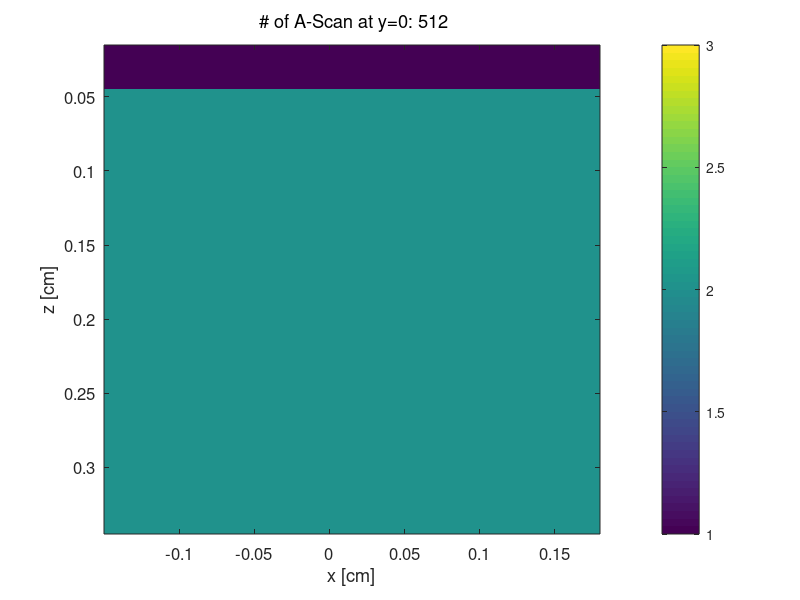

Reproduce this figure in MATLAB. (Note: this script raises an error after producing the figure.)
% make_Tissue_mergedcode_2layers_bloodvessel.m
% myname = skinvessel_mergedcode_2layers_b % name for files

%   Creates a cube of optical property pointers,T(y,x,z), saved in
%       myname_T.bin = a tissue structure file
%  
%   Also prepares a listing of the optical properties at chosen wavelength
%   [mua, mus, g], for each tissue type specified in myname_T.bin. 
%   This listing is saved in
%       myname_H.mci = the input file for use c code
%
%   Will generate a figure illustrating the tissue with its various
%   tissue types and the beam being launched.
%
%   Uses
%       make_TissueList_mergedcode_2layers_bloodvessel.m
%
%   To use, 
%       1. Prepare make_TissueList_mergedcode_2layers_bloodvessel.m
%       so that it contains the tissue types desired.
%       2. Specify the USER CHOICES.
%       2. Run this program, make_Tissue_mergedcode_2layers_bloodvessel.m
%
%   

clear
format compact
clc
home

%%% USER CHOICES %%%%%%%% <-------- You must set these parameters ------
SAVEON      = 1;        % 1 = save myname_T.bin, myname_H.mci 
                        % 0 = don't save. Just check the program.

cd('C:\Users\raphi\Documents\Doctorat\Uday simulation\data') % RMT files location
myname      = 'testing';%_2layers_bloodvessel';% name for files: myname_T.bin, myname_H.mci  
time_min    = 1;      	% RMT No longuer used time duration of the simulation [min] <----- run time -----
Nphotons    = 1e7;      % RMT Number of photons used in the simulation.
a_coef      = 0.9;      % RMT Biasing coefficient of the importance sampling
p           = 0.5;      % RMT Probability of additional bias scattering.
Ndetectors  = 800;      % RMT Number of detector in the simulation
cos_accept  = 0.99619;  % RMT Cosine of the accepted angle of photon being detected Bugged. Need to be added in the .c
det_radius  = 0.001;    % RMT Radius of the detector [cm] at the detector (warning, in the case of OCT, this would be the beam radius at the imaging lens) Need to be added in the .c
Nbins       = 11;    	% # of bins in each dimension of cube  Nbins     
binsize     = 0.03; 	% size of each bin, eg. [cm] binsize   

% Set Monte Carlo launch flags
mcflag      = 1;     	% launch: 0 = uniform beam, 1 = Gaussian, 2 = isotropic pt. 
                        % 3 = rectangular beam (use xfocus,yfocus for x,y halfwidths)
launchflag  = 0;        % 0 = let mcxyz.c calculate launch trajectory
                        % 1 = manually set launch vector.
boundaryflag = 2;       % 0 = no boundaries, 1 = escape at boundaries
                        % 2 = escape at surface only. No x, y, bottom z
                        % boundaries

% Sets position of source
xs          = 0;      	% x of source
ys          = 0;        % y of source
zs          = 0.0001;  	    % z of source zs  

% Set position of focus, so mcxyz can calculate launch trajectory
xfocus      = 0;        % set x,position of focus
yfocus      = 0;        % set y,position of focus
zfocus      = inf;    	% set z,position of focus (=inf for collimated beam)

% only used if mcflag == 0 or 1 or 3 (not 2=isotropic pt.)
radius      = 0.0100;   % 1/e radius of beam at tissue surface
waist       = 2.08e-3;  % 1/e2 radius of beam at focus

% only used if launchflag == 1 (manually set launch trajectory):
ux0         = 0.7;      % trajectory projected onto x axis
uy0         = 0.4;      % trajectory projected onto y axis
uz0         = sqrt(1 - ux0^2 - uy0^2); % such that ux^2 + uy^2 + uz^2 = 1
%%%%%%%%%%%%%%%%%%%%%%%%%


%%%%%%%%%% 
% Prepare Monte Carlo 
%%%

Nt = 3;

muav(1)  = 0.001;
musv(1)  = 0.001;
gv(1)    = 0.99;
muav(2)  = 0.577;
musv(2)  = 2.965;
gv(2)    = 0.5;
muav(3)  = 10;
musv(3)  = 2000;
gv(3)   = 0.8;

% Adding refractive index
nr(1) = 1.0; %%%Edit the value
nr(2) = 1.4; %%%Edit the value
nr(3) = 1.4; %%%Edit the value

% Adding reflection chances
mr(1) = 0;
mr(2) = 0;
mr(3) = 0;

% Specify Monte Carlo parameters    
Nx = Nbins;
Ny = Nbins;
Nz = Nbins;
dx = binsize;
dy = binsize;
dz = binsize;
x  = ([1:Nx]'-Nx/2)*dx;
y  = ([1:Ny]'-Ny/2)*dy;
z  = [1:Nz]'*dz;
zmin = min(z);
zmax = max(z);
xmin = min(x);
xmax = max(x);

if isinf(zfocus), zfocus = 1e12; end

%%%%%%
% CREATE TISSUE STRUCTURE T(y,x,z)
%   Create T(y,x,z) by specifying a tissue type (an integer)
%   for each voxel in T.
%
%   Note: one need not use every tissue type in the tissue list.
%   The tissue list is a library of possible tissue types.

T = double ( zeros (Ny ,Nx ,Nz));
T(:) = 2;
T(:,:,1) = 1;
% T(:,:,31:end) = 3;

zsurf = 0.000; %position of air/skin surface

% %Create three layers
% T(:,:,1:40) = 1;
% T(:,:,41:100) = 2;
% T(:,:,101:200) = 3;
% clear T
% T(1:106,1:106,1:20) = 1;
% T(1:106,1:106,21:66) = 2;
% T(1:106,1:106,66:106) = 3;
% T(1:106,1:106,66) = 4;
 
%%
if SAVEON
    tic
    % convert T to linear array of integer values, v(i)i = 0;
    v = uint8(reshape(T,Ny*Nx*Nz,1));

    %% WRITE FILES
    % Write myname_H.mci file
    %   which contains the Monte Carlo simulation parameters
    %   and specifies the tissue optical properties for each tissue type.
    commandwindow
    disp(sprintf('--------create %s --------',myname))
    filename = sprintf('%s_H.mci',myname);
    fid = fopen(filename,'w');
        % run parameters
        fprintf(fid,'%0.0f\n',Nphotons);
        fprintf(fid,'%0.4f\n',a_coef);
        fprintf(fid,'%0.4f\n',p);
        fprintf(fid,'%0.0f\n',Ndetectors);
        fprintf(fid,'%d\n'   ,Nx);
        fprintf(fid,'%d\n'   ,Ny);
        fprintf(fid,'%d\n'   ,Nz);
        fprintf(fid,'%0.6f\n',dx);
        fprintf(fid,'%0.6f\n',dy);
        fprintf(fid,'%0.6f\n',dz);
        % launch parameters
        fprintf(fid,'%d\n'   ,mcflag);
        fprintf(fid,'%d\n'   ,launchflag);
        fprintf(fid,'%d\n'   ,boundaryflag);
        fprintf(fid,'%0.4f\n',xs);
        fprintf(fid,'%0.4f\n',ys);
        fprintf(fid,'%0.4f\n',zs);
        fprintf(fid,'%0.4f\n',xfocus);
        fprintf(fid,'%0.4f\n',yfocus);
        fprintf(fid,'%0.4f\n',zfocus);
        fprintf(fid,'%0.4f\n',ux0); % if manually setting ux,uy,uz
        fprintf(fid,'%0.4f\n',uy0);
        fprintf(fid,'%0.4f\n',uz0);
        fprintf(fid,'%0.4f\n',radius);
        fprintf(fid,'%0.4f\n',waist);
        fprintf(fid,'%0.4f\n',zsurf)
        % tissue optical properties
        fprintf(fid,'%d\n',Nt);
        for i=1:Nt
            fprintf(fid,'%0.4f\n',muav(i));
            fprintf(fid,'%0.4f\n',musv(i));
            fprintf(fid,'%0.4f\n',gv(i));
            %fprintf(fid,'%0.4f\n',nr(i));
            %fprintf(fid,'%0.4f\n',mr(i));
        end
    fclose(fid);

    %% write myname_T.bin file
    filename = sprintf('%s_T.bin',myname);
    disp(['create ' filename])
    fid = fopen(filename,'wb');
    fwrite(fid,v,'uint8');
    fclose(fid);

    toc
end % SAVEON


%% Look at structure of Tzx at iy=Ny/2
Txzy = shiftdim(T,1);   % Tyxz --> Txzy
Tzx  = Txzy(:,:,round(Ny/2))'; % Tzx

%%
figure(2); clf
sz = 12;  fz = 10; 
imagesc(x,z,Tzx,[1 Nt])
hold on
set(gca,'fontsize',sz)
xlabel('x [cm]')
ylabel('z [cm]')
title('\rm # of A-Scan at y=0: 512')
colorbar
cmap = makecmap(Nt);
colormap(cmap)
set(colorbar,'fontsize',1)
% label colorbar
zdiff = zmax-zmin;
%%%
% 
% for i=1:Nt
%     yy = (Nt-i)/(Nt-1)*Nz*dz;
%     text(max(x)*1.2,yy, tissue(i).name,'fontsize',fz)
% end
% 
% text(xmax,zmin - zdiff*0.06, 'Tissue types','fontsize',fz)
% axis equal image
% axis([xmin xmax zmin zmax])
% 
% %%% draw launch
% N = 10; % # of beam rays drawn
% switch mcflag
%     case 0 % uniform
%         for i=0:N
%             plot((-radius + 2*radius*i/N)*[1 1],[zs max(z)],'r-')
%         end
% 
%     case 1 % Gaussian
%         for i=0:N
%             plot([(-radius + 2*radius*i/N) xfocus],[zs zfocus],'r-')
%         end
% 
%     case 2 % iso-point
%         for i=1:N
%             th = (i-1)/19*2*pi;
%             xx = Nx/2*cos(th) + xs;
%             zz = Nx/2*sin(th) + zs;
%             plot([xs xx],[zs zz],'r-')
%         end
%         
%     case 3 % rectangle
%         zz = max(z);
%         for i=1:N
%             xx = -radius + 2*radius*i/20;
%             plot([xx xx],[zs zz],'r-')
%         end
% end

%savefig(strcat(myname, '.fig'));
disp('done')

